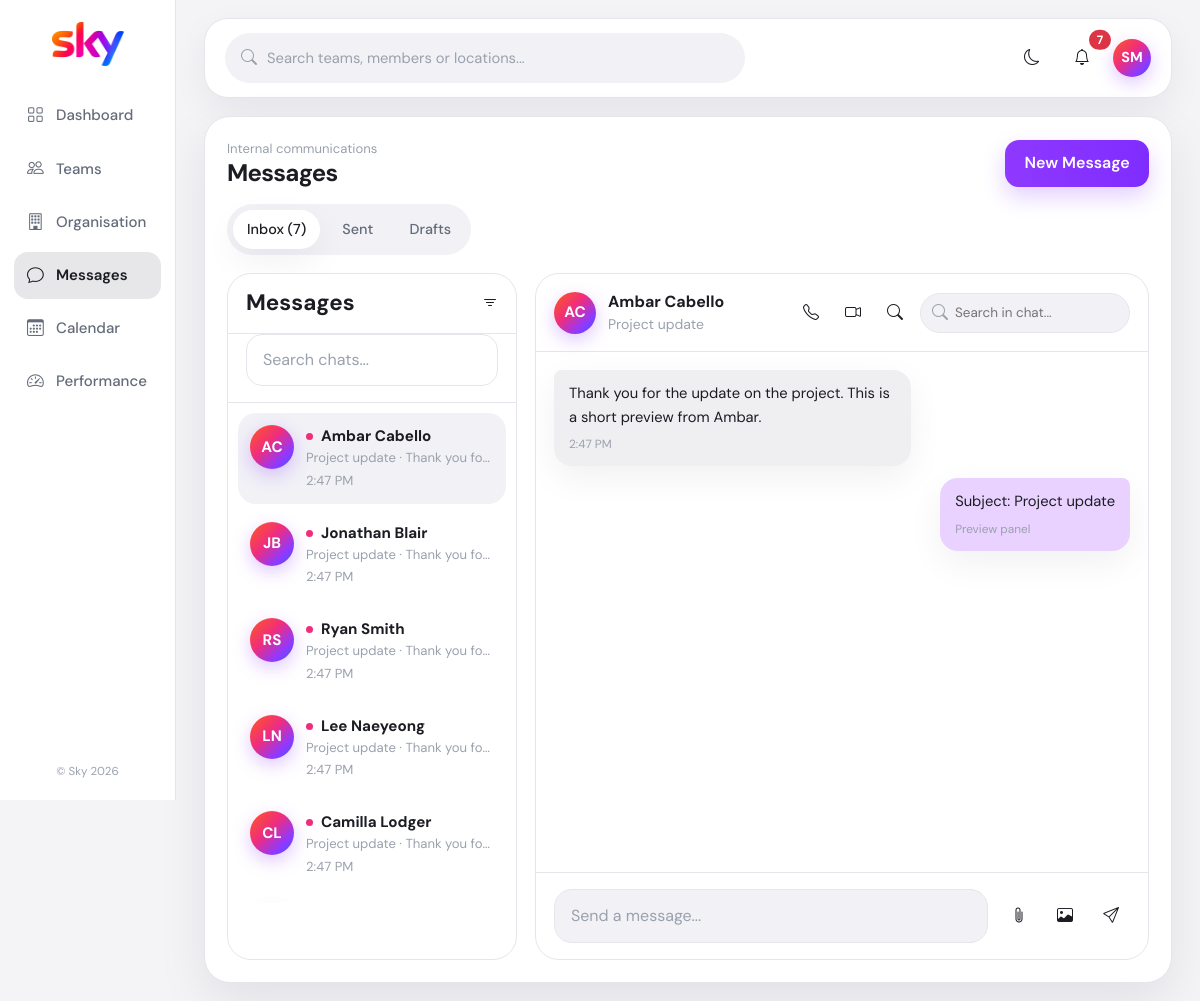
The page /messaging/inbox/ (signed in) on the database its author committed.
### messaging/models.py (models this page shows, shortened)
class MessageRecipientStatus(models.Model):
    message = models.ForeignKey(Message, on_delete=models.CASCADE)
    user = models.ForeignKey(User, on_delete=models.CASCADE)
    is_read = models.BooleanField(default=False)
    is_deleted = models.BooleanField(default=False)
    read_at = models.DateTimeField(null=True, blank=True)
    class Meta:
        unique_together = ('message', 'user')

class Message(models.Model):
    STATUS_DRAFT = 'draft'
    STATUS_SENT = 'sent'
    STATUS_CHOICES = [
        (STATUS_DRAFT, 'Draft'),
        (STATUS_SENT, 'Sent'),
    ]
    sender = models.ForeignKey(
        User,
        on_delete=models.SET_NULL,
        null=True,
        related_name='sent_messages'
    )
    recipients = models.ManyToManyField(
        User,
        related_name='received_messages',
        blank=True,
        through='MessageRecipientStatus'
    )
    subject = models.CharField(max_length=255, blank=True)
    body = models.TextField(blank=True)
    status = models.CharField(max_length=10, choices=STATUS_CHOICES, default=STATUS_DRAFT)
    sent_at = models.DateTimeField(null=True, blank=True)
    created_at = models.DateTimeField(auto_now_add=True)
    updated_at = models.DateTimeField(auto_now=True)
    class Meta:
        ordering = ['-sent_at', '-created_at']

### messaging/views.py (the view)
# urls.py: path('inbox/', views.inbox, name='inbox'),
@login_required
def inbox(request):
    user_statuses = MessageRecipientStatus.objects.filter(
        user=request.user,
        is_deleted=False,
        message__status=Message.STATUS_SENT
    ).select_related('message', 'message__sender').order_by('-message__sent_at')
    selected_status = user_statuses[0] if user_statuses else None
    return render(request, 'messaging/inbox.html', {
        'user_statuses': user_statuses,
        'selected_status': selected_status,
        'active_tab': 'inbox',
    })

### messaging/context_processors.py (called while the page is built)
def unread_count(request):
    if request.user.is_authenticated:
        count = MessageRecipientStatus.objects.filter(
            user=request.user,
            is_read=False,
            is_deleted=False,
            message__status=Message.STATUS_SENT
        ).count()
        return {'unread_count': count}
    return {'unread_count': 0}

### messaging/templates/messaging/inbox.html (shortened to what this page needs)
{% extends "base/base.html" %}
{% block content %}
<div class="workspace-card">
    <div class="page-heading mb-3">
        <div>
            <div class="eyebrow">Internal communications</div>
            <h2>Messages</h2>
        </div>
        <a href="{% url 'messaging:compose' %}" class="btn btn-primary">New Message</a>
    </div>
    <div class="pill-tabs">
        <a href="{% url 'messaging:inbox' %}" class="pill-tab active">Inbox{% if unread_count %} ({{ unread_count }}){% endif %}</a>
        <a href="{% url 'messaging:sent' %}" class="pill-tab">Sent</a>
        <a href="{% url 'messaging:drafts' %}" class="pill-tab">Drafts</a>
    </div>
    <div class="message-app">
        <aside class="thread-panel">
            <div class="thread-header d-flex justify-content-between align-items-center">
                <h3>Messages</h3>
                <i class="bi bi-filter"></i>
            </div>
            <div class="thread-search"><input class="form-control" placeholder="Search chats..."></div>
            <div class="thread-list">
                {% for status in user_statuses %}
                <a href="{% url 'messaging:view_message' status.message.id %}" class="thread-item {% if selected_status and selected_status.message.id == status.message.id %}active{% endif %}">
                    <span class="avatar-chip">{% if status.message.sender %}{{ status.message.sender.first_name|slice:":1"|upper }}{{ status.message.sender.last_name|slice:":1"|upper }}{% else %}?{% endif %}</span>
                    <span class="min-w-0">
                        <span class="thread-name">{% if not status.is_read %}<span class="unread-dot"></span>{% endif %}{{ status.message.sender.get_full_name|default:status.message.sender.username }}</span>
                        <span class="thread-preview">{{ status.message.subject|default:"No subject" }} · {{ status.message.body|truncatechars:54 }}</span>
                        <span class="thread-time">{{ status.message.sent_at|date:"g:i A" }}</span>
                    </span>
                </a>
                {% empty %}
                <div class="empty-state" style="min-height:240px;">Your inbox is empty.</div>
                {% endfor %}
            </div>
        </aside>
        <section class="chat-panel">
            {% if selected_status %}
            <div class="chat-header">
                <div class="chat-user">
                    <span class="avatar-chip">{% if selected_status.message.sender %}{{ selected_status.message.sender.first_name|slice:":1"|upper }}{{ selected_status.message.sender.last_name|slice:":1"|upper }}{% else %}?{% endif %}</span>
                    <div>
                        <div class="fw-bold">{{ selected_status.message.sender.get_full_name|default:selected_status.message.sender.username }}</div>
                        <div class="text-muted small">{{ selected_status.message.subject|default:"No subject" }}</div>
                    </div>
                </div>
                <div class="chat-actions">
                    <button type="button" class="icon-btn"><i class="bi bi-telephone"></i></button>
                    <button type="button" class="icon-btn"><i class="bi bi-camera-video"></i></button>
                    <button type="button" class="icon-btn"><i class="bi bi-search"></i></button>
                    <div class="chat-search">
                        <i class="bi bi-search"></i>
                        <input type="text" placeholder="Search in chat...">
                    </div>
                </div>
            </div>
            <div class="chat-body">
                <div class="bubble-row">
                    <div class="bubble other">
                        {{ selected_status.message.body|linebreaksbr }}
                        <span class="bubble-meta">{{ selected_status.message.sent_at|date:"g:i A" }}</span>
                    </div>
                </div>
                {% if selected_status.message.subject %}
                <div class="bubble-row self">
                    <div class="bubble self">
                        Subject: {{ selected_status.message.subject }}
                        <span class="bubble-meta">Preview panel</span>
                    </div>
                </div>
                {% endif %}
            </div>
            <div class="composer-bar">
                <div class="composer-shell">
                    <div class="composer-input">Send a message...</div>
                    <div class="composer-actions">
                        <button type="button" class="icon-btn"><i class="bi bi-paperclip"></i></button>
                        <button type="button" class="icon-btn"><i class="bi bi-image"></i></button>
                        <a href="{% url 'messaging:compose' %}" class="icon-btn text-decoration-none"><i class="bi bi-send"></i></a>
                    </div>
                </div>
            </div>
            {% endif %}
        </section>
    </div>
</div>
{% endblock %}

### templates/base/base.html (shortened to what this page needs)
{% load static %}
<!DOCTYPE html>
<html lang="en">
<head>
    <link href="https://cdn.jsdelivr.net/npm/bootstrap@5.3.0/dist/css/bootstrap.min.css" rel="stylesheet">
    <link href="https://cdn.jsdelivr.net/npm/bootstrap-icons@1.11.0/font/bootstrap-icons.css" rel="stylesheet">
</head>
<body class="{% block body_class %}{% endblock %}">
    <div class="app-shell">
        <aside class="app-sidebar">
            <div class="app-logo">
                <a href="{% url 'messaging:inbox' %}"><img src="{% static 'img/sky_logo.png' %}" alt="Sky"></a>
            </div>
            <nav class="nav-stack">
                <a href="#" class="side-link"><i class="bi bi-grid"></i><span>Dashboard</span></a>
                <a href="#" class="side-link"><i class="bi bi-people"></i><span>Teams</span></a>
                <a href="#" class="side-link"><i class="bi bi-building"></i><span>Organisation</span></a>
                <a href="{% url 'messaging:inbox' %}" class="side-link {% if active_tab == 'inbox' or active_tab == 'sent' or active_tab == 'drafts' %}active{% endif %}"><i class="bi bi-chat"></i><span>Messages</span></a>
                <a href="#" class="side-link"><i class="bi bi-calendar3"></i><span>Calendar</span></a>
                <a href="#" class="side-link"><i class="bi bi-speedometer2"></i><span>Performance</span></a>
            </nav>
            <div class="side-footer">© Sky 2026</div>
        </aside>
        <main class="app-main">
            <header class="topbar">
                <div class="topbar-search">
                    <i class="bi bi-search"></i>
                    <input type="text" placeholder="Search teams, members or locations...">
                </div>
                <div class="topbar-actions">
                    <button type="button" id="theme-toggle" class="icon-btn" aria-label="Toggle light and dark mode" title="Toggle light and dark mode">
                        <i id="theme-toggle-icon" class="bi bi-moon"></i>
                    </button>
                    <a href="{% url 'messaging:inbox' %}" class="icon-btn position-relative text-decoration-none" aria-label="Notifications">
                        <i class="bi bi-bell"></i>
                        {% if unread_count %}
                        <span class="position-absolute top-0 start-100 translate-middle badge rounded-pill bg-danger">{{ unread_count }}</span>
                        {% endif %}
                    </a>
                    <div class="dropdown">
                        <a href="#" class="text-decoration-none d-flex align-items-center gap-2" data-bs-toggle="dropdown" aria-expanded="false">
                            <span class="avatar-chip">{{ user.first_name|slice:":1"|upper }}{{ user.last_name|slice:":1"|upper }}</span>
                        </a>
                    </div>
                </div>
            </header>
            {% block content %}{% endblock %}
        </main>
    </div>
</body>
</html>

### messaging/templates/messaging/inbox.html (style rules this page uses)
.message-app { display:grid; grid-template-columns: 290px minmax(0,1fr); gap:18px; min-height: calc(100vh - 180px); }
.thread-panel, .chat-panel { border:1px solid var(--line); border-radius:24px; background:var(--surface); overflow:hidden; }
.thread-header, .chat-header, .composer-bar { padding:16px 18px; border-bottom:1px solid var(--line); }
.thread-header h3, .chat-header h3 { margin:0; font-size:1.4rem; font-weight:700; }
.thread-search { padding: 0 18px 16px; border-bottom:1px solid var(--line); }
.thread-list { padding:10px; display:flex; flex-direction:column; gap:6px; max-height: calc(100vh - 300px); overflow:auto; }
.thread-item { display:grid; grid-template-columns:44px minmax(0,1fr); gap:12px; padding:12px; border-radius:18px; text-decoration:none; color:inherit; }
.thread-item.active { background:var(--surface-muted); }
.thread-item .avatar-chip { width:44px; height:44px; font-size:0.95rem; }
.thread-name { font-weight:700; font-size:0.95rem; display:flex; align-items:center; gap:8px; }
.thread-preview, .thread-time { color:var(--text-muted); font-size:0.82rem; white-space:nowrap; overflow:hidden; text-overflow:ellipsis; }
.thread-preview { white-space:normal; display:-webkit-box; -webkit-line-clamp:1; -webkit-box-orient:vertical; }
.unread-dot { width:7px; height:7px; border-radius:50%; background:#ef2d7d; display:inline-block; }
.chat-header { display:flex; justify-content:space-between; align-items:center; gap:14px; }
.chat-user { display:flex; align-items:center; gap:12px; }
.chat-user .avatar-chip { width:42px; height:42px; font-size:0.95rem; }
.chat-actions { display:flex; align-items:center; gap:8px; }
.chat-actions .icon-btn { width:34px; height:34px; }
.chat-search { width:210px; position:relative; }
.chat-search i { position:absolute; top:50%; left:12px; transform:translateY(-50%); color:var(--text-muted); }
.chat-search input { width:100%; border:1px solid var(--line); background:var(--surface-muted); color:var(--text); border-radius:999px; padding:9px 12px 9px 34px; font-size:0.84rem; }
.chat-body { padding:18px; display:flex; flex-direction:column; gap:12px; min-height: 520px; background:var(--surface); }
.bubble-row { display:flex; }
.bubble-row.self { justify-content:flex-end; }
.bubble { max-width: 62%; padding:12px 15px; border-radius:18px; font-size:0.92rem; line-height:1.6; box-shadow: var(--shadow-soft); }
.bubble.other { background:var(--message-other); border-top-left-radius:8px; }
.bubble.self { background:var(--message-self); border-top-right-radius:8px; }
.bubble-meta { display:block; margin-top:6px; color:var(--text-muted); font-size:0.74rem; }
.composer-bar { border-top:1px solid var(--line); border-bottom:0; }
.composer-shell { display:grid; grid-template-columns:1fr auto; gap:12px; align-items:center; }
.composer-input { background:var(--surface-muted); border:1px solid var(--line); border-radius:18px; min-height:54px; padding:14px 16px; color:var(--text-muted); }
.composer-actions { display:flex; align-items:center; gap:8px; }

### rows shown on the page
MessageRecipientStatus: message.sender.first_name "A", message.sender.last_name "C", is_read False (drawn), message.sender.get_full_name "Ambar Cabello", message.subject "Project update", message.body "Thank you…", message.sent_at "2:47 PM", message.body "Thank you for the update on the project. This is a short preview from Ambar."
MessageRecipientStatus: message.sender.first_name "J", message.sender.last_name "B", is_read False (drawn), message.sender.get_full_name "Jonathan Blair", message.subject "Project update", message.body "Thank you…", message.sent_at "2:47 PM"
MessageRecipientStatus: message.sender.first_name "R", message.sender.last_name "S", is_read False (drawn), message.sender.get_full_name "Ryan Smith", message.subject "Project update", message.body "Thank you…", message.sent_at "2:47 PM"
MessageRecipientStatus: message.sender.first_name "L", message.sender.last_name "N", is_read False (drawn), message.sender.get_full_name "Lee Naeyeong", message.subject "Project update", message.body "Thank you…", message.sent_at "2:47 PM"
MessageRecipientStatus: message.sender.first_name "C", message.sender.last_name "L", is_read False (drawn), message.sender.get_full_name "Camilla Lodger", message.subject "Project update", message.body "Thank you…", message.sent_at "2:47 PM"

### other values the page prints
{{ unread_count }} "7"
{{ user.first_name|slice:":1"|upper }} "S"
{{ user.last_name|slice:":1"|upper }} "M"
